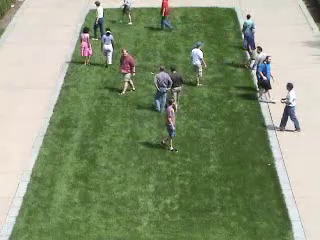
#> input picture frame 63 of 1.avi, 320 x 240 px
$ python Dect.py
#> lines starting #> are read from the running program, lines starting #| are printed output that depends on the picture
import cv2
import numpy as np
from scipy import io

cap = cv2.VideoCapture("1.avi")

ret, frame1 = cap.read()
#> frame1 is the input picture: shape (240, 320, 3); mean B, G, R 116.2, 148.3, 135.2
prvs = cv2.cvtColor(frame1, cv2.COLOR_BGR2GRAY)
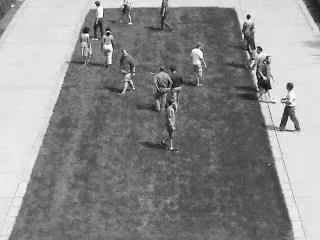
#> prvs: shape (240, 320); min 2, max 255, mean 140.7
hsv = np.zeros_like(frame1)
hsv[..., 1] =0

detector = cv2.xfeatures2d.SIFT_create()  # create a feature detector
bo = cv2.BOWKMeansTrainer(20)


while (ret):
    ret, frame2 = cap.read()
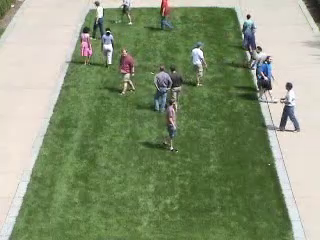
#> input picture frame 64 of 1.avi, 320 x 240 px
#> frame2 is the input picture: shape (240, 320, 3); mean B, G, R 116.2, 148.2, 135.1
    if ret:
        next = cv2.cvtColor(frame2, cv2.COLOR_BGR2GRAY)

        flow = cv2.calcOpticalFlowFarneback(prvs, next, None, 0.5, 3, 15, 3, 5, 1.2, 0)

        mag, ang = cv2.cartToPolar(flow[..., 0], flow[..., 1])
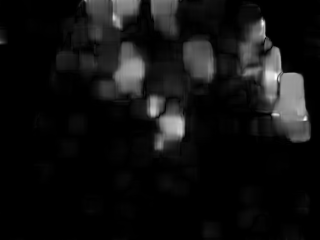
#> mag: shape (240, 320) float32; min 4.06e-15, max 1.33, mean 0.0918; drawn with min black and max white
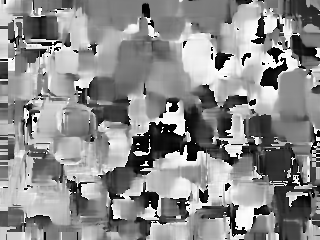
#> ang: shape (240, 320) float32; min 2.1e-05, max 6.28, mean 3.44; drawn with min black and max white
        hsv[..., 0] = ang * 180 / np.pi / 2
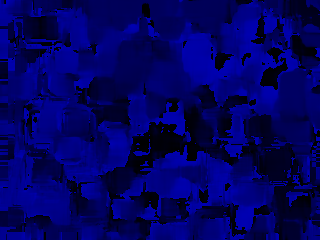
#> hsv: shape (240, 320, 3); mean of channels 0, 1, 2 98, 0, 0; drawn as B, G, R
        hsv[..., 2] = cv2.normalize(mag, None, 0, 255, cv2.NORM_MINMAX)
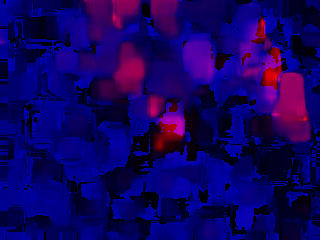
#> hsv: shape (240, 320, 3); mean of channels 0, 1, 2 98, 0, 17.2; drawn as B, G, R
        rgb = cv2.cvtColor(hsv, cv2.COLOR_HSV2BGR)

        cv2.imshow('frame2', rgb)
        k = cv2.waitKey(30) & 0xff
#> (key Esc is pressed here)
        if k == 27:
            break
        elif k == ord('s'):
            cv2.imwrite('opticalfb.png', frame2)
            cv2.imwrite('opticalhsv.png', rgb)
        prvs = next

        kp1, desc1 = detector.detectAndCompute(rgb, None)  # find feature

        try:
            bo.add(desc1)
            print (desc1.shape[0])
        except:
            print('exception occur')

#> (the run stopped early here; a loop or call above may not have finished)

$ run again, starting later in the video
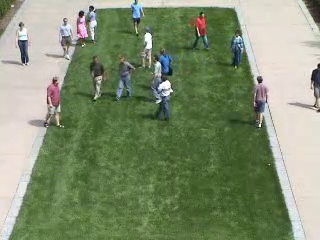
#> input picture frame 283 of 1.avi, 320 x 240 px
#> frame1 is the input picture: shape (240, 320, 3); mean B, G, R 112.3, 142.5, 129.3
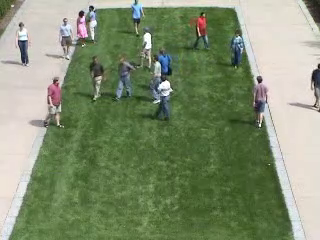
#> input picture frame 284 of 1.avi, 320 x 240 px
#> frame2 is the input picture: shape (240, 320, 3); mean B, G, R 112.3, 142.6, 129.4
#> `hsv[..., 2] = cv2.normalize(mag, None, 0, 255, cv2.NORM_MINMAX)`:
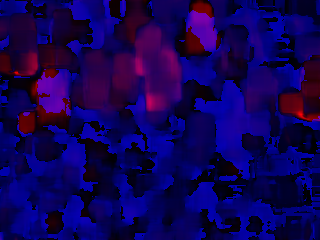
#> hsv: shape (240, 320, 3); mean of channels 0, 1, 2 86.6, 0, 16.5; drawn as B, G, R

$ run again, starting later in the video
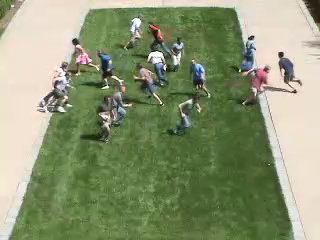
#> input picture frame 504 of 1.avi, 320 x 240 px
#> frame1 is the input picture: shape (240, 320, 3); mean B, G, R 114.8, 149.1, 139.3
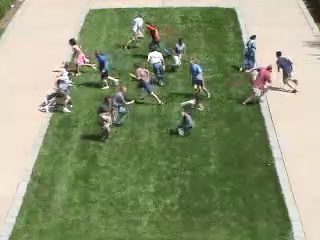
#> input picture frame 505 of 1.avi, 320 x 240 px
#> frame2 is the input picture: shape (240, 320, 3); mean B, G, R 114.9, 149.3, 139.4
#> `hsv[..., 2] = cv2.normalize(mag, None, 0, 255, cv2.NORM_MINMAX)`:
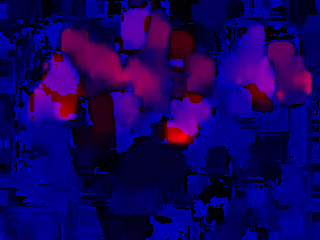
#> hsv: shape (240, 320, 3); mean of channels 0, 1, 2 93.9, 0, 20; drawn as B, G, R
